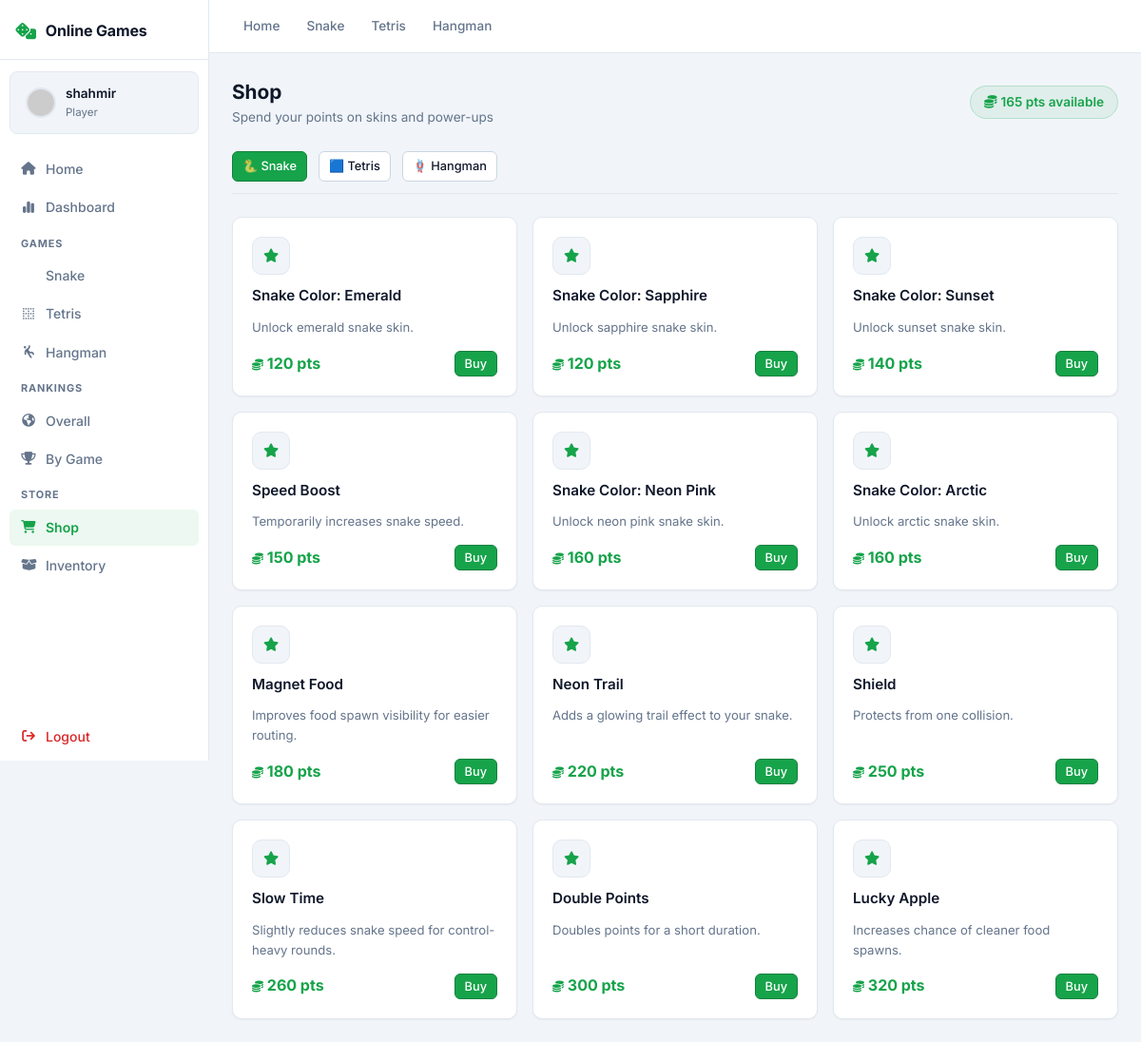
The app's page /shop/ (signed in) with its own data.
### tables this page shows
CREATE TABLE SHOP_ITEMS (
    id INTEGER PRIMARY KEY AUTOINCREMENT,
    item_name TEXT NOT NULL UNIQUE,
    description TEXT,
    price INTEGER NOT NULL CHECK (price >= 0),
    is_active INTEGER NOT NULL DEFAULT 1 CHECK (is_active IN (0, 1))
, game_type TEXT NOT NULL DEFAULT 'snake');

### routes/shop.py (the view)
@shop_bp.route("/")
@login_required
def shop_home():
    game_type = request.args.get("game", "snake")
    db = get_db()
    items = db.execute(
        "SELECT id, item_name, description, price FROM SHOP_ITEMS WHERE is_active = 1 AND game_type = ? ORDER BY price ASC",
        (game_type,)
    ).fetchall()
    balance = _user_balance(session["user_id"])
    return render_template("shop/index.html", items=items, balance=balance, current_game=game_type)

### app.py (called while the page is built)
def register_database(app: Flask) -> None:
    def get_db() -> sqlite3.Connection:
        if "db" not in g:
            g.db = sqlite3.connect(app.config["DATABASE"])
            g.db.row_factory = sqlite3.Row
        return g.db
    def close_db(_error=None) -> None:
        db = g.pop("db", None)
        if db is not None:
            db.close()
    def init_db() -> None:
        db = get_db()
        with app.open_resource("schema.sql") as schema_file:
            db.executescript(schema_file.read().decode("utf-8"))
        db.commit()
    app.teardown_appcontext(close_db)
    app.extensions["get_db"] = get_db
    app.extensions["init_db"] = init_db

### routes/auth.py (called while the page is built)
def login_required(view_func):
    @wraps(view_func)
    def wrapped_view(*args, **kwargs):
        if "user_id" not in session:
            flash("Please login first.", "warning")
            return redirect(url_for("auth.login"))
        return view_func(*args, **kwargs)
    return wrapped_view

### routes/shop.py (called while the page is built)
def get_db():
    return current_app.extensions["get_db"]()

def _user_total_points(user_id: int) -> int:
    db = get_db()
    row = db.execute(
        "SELECT COALESCE(SUM(score), 0) AS total_score FROM SCORES WHERE user_id = ?",
        (user_id,),
    ).fetchone()
    return row["total_score"] if row else 0

def _user_total_spent(user_id: int) -> int:
    db = get_db()
    row = db.execute(
        "SELECT COALESCE(SUM(amount_spent), 0) AS total_spent FROM TRANSACTIONS WHERE user_id = ?",
        (user_id,),
    ).fetchone()
    return row["total_spent"] if row else 0

def _user_balance(user_id: int) -> int:
    return _user_total_points(user_id) - _user_total_spent(user_id)

### templates/shop/index.html (shortened to what this page needs)
{% extends "base.html" %}
{% block content %}
<div style="display:flex; justify-content:space-between; align-items:center; margin-bottom:24px;">
    <div>
        <h2 style="font-size:1.3rem; font-weight:700;">Shop</h2>
        <p style="color:var(--text-muted); font-size:0.85rem; margin:0;">Spend your points on skins and power-ups</p>
    </div>
    <div class="badge badge-green" style="font-size:0.85rem; padding:6px 14px;">
        <i class="fa-solid fa-coins"></i> {{ balance }} pts available
    </div>
</div>
<div style="display:flex; gap:12px; margin-bottom:24px; border-bottom:1px solid var(--border-color); padding-bottom:12px;">
    <a href="{{ url_for('shop.shop_home', game='snake') }}" class="btn btn-sm {% if current_game == 'snake' %}btn-primary{% else %}btn-secondary{% endif %}">🐍 Snake</a>
    <a href="{{ url_for('shop.shop_home', game='tetris') }}" class="btn btn-sm {% if current_game == 'tetris' %}btn-primary{% else %}btn-secondary{% endif %}" >🟦 Tetris</a>
    <a href="{{ url_for('shop.shop_home', game='hangman') }}" class="btn btn-sm {% if current_game == 'hangman' %}btn-primary{% else %}btn-secondary{% endif %}" >🪢 Hangman</a>
</div>
<div class="shop-items-grid">
    {% for item in items %}
    <div class="shop-item-card">
        <div style="width:40px; height:40px; background:var(--bg-main); border:1px solid var(--border-color); border-radius:10px; display:flex; align-items:center; justify-content:center;">
            {% if current_game == 'snake' %}
                <i class="fa-solid fa-star" style="color:var(--accent-green);"></i>
            {% elif current_game == 'tetris' %}
                <i class="fa-solid fa-bolt" style="color:#7c3aed;"></i>
            {% elif current_game == 'hangman' %}
                <i class="fa-solid fa-lightbulb" style="color:var(--accent-amber);"></i>
            {% endif %}
        </div>
        <div class="item-name">{{ item.item_name }}</div>
        <div class="item-desc">{{ item.description or 'No description available.' }}</div>
        <div style="display:flex; align-items:center; justify-content:space-between; margin-top:4px;">
            <div class="item-price"><i class="fa-solid fa-coins" style="font-size:0.75em;"></i> {{ item.price }} pts</div>
            <form action="{{ url_for('shop.buy_item') }}" method="POST">
                <button type="submit" class="btn btn-primary btn-sm">Buy</button>
            </form>
        </div>
    </div>
    {% else %}
    <p style="color:var(--text-muted);">No items available for {{ current_game|capitalize }}.</p>
    {% endfor %}
</div>
{% endblock %}

### static/css/style.css (style rules this page uses)
:root { --bg-main: #f1f5f9; --bg-sidebar: #ffffff; --bg-card: #ffffff; --bg-card-hover: #f8fafc; --border-color: #e2e8f0; --border-light: #cbd5e1; --text-main: #0f172a; --text-muted: #64748b; --text-dark: #94a3b8; --accent-green: #16a34a; --accent-green-dark: #15803d; --accent-green-dim: rgba(22, 163, 74, 0.08); --accent-blue: #2563eb; --accent-blue-dim: rgba(37, 99, 235, 0.08); --accent-red: #dc2626; --accent-amber: #d97706; --font-body: 'Inter', -apple-system, BlinkMacSystemFont, sans-serif; --shadow-sm: 0 1px 2px 0 rgba(0,0,0,0.05); --shadow-md: 0 4px 6px -1px rgba(0,0,0,0.07), 0 2px 4px -2px rgba(0,0,0,0.05); }
* { box-sizing: border-box; margin: 0; padding: 0; }
body { font-family: var(--font-body); background-color: var(--bg-main); color: var(--text-main); min-height: 100vh; font-size: 0.9rem; line-height: 1.6; }
a { color: var(--accent-blue); text-decoration: none; }
.btn { display: inline-flex; align-items: center; justify-content: center; gap: 6px; padding: 8px 16px; border-radius: 6px; font-size: 0.875rem; font-weight: 500; cursor: pointer; border: 1px solid; transition: all 0.15s; font-family: var(--font-body); text-decoration: none; }
.btn-primary { background: var(--accent-green); color: #fff; border-color: var(--accent-green-dark); }
.btn-secondary { background: #fff; color: var(--text-main); border-color: var(--border-light); }
.btn-sm { padding: 5px 10px; font-size: 0.8rem; }
.shop-items-grid { display: grid; grid-template-columns: repeat(auto-fill, minmax(240px, 1fr)); gap: 16px; }
.shop-item-card { background: var(--bg-card); border: 1px solid var(--border-color); border-radius: 10px; padding: 20px; box-shadow: var(--shadow-sm); display: flex; flex-direction: column; gap: 10px; }
.shop-item-card .item-name { font-weight: 600; font-size: 0.95rem; }
.shop-item-card .item-desc { color: var(--text-muted); font-size: 0.82rem; flex: 1; }
.shop-item-card .item-price { font-weight: 700; color: var(--accent-green); font-size: 1rem; }
.badge { display: inline-flex; align-items: center; gap: 4px; padding: 3px 8px; border-radius: 20px; font-size: 0.72rem; font-weight: 600; border: 1px solid; }
.badge-green { background: var(--accent-green-dim); color: var(--accent-green); border-color: rgba(22,163,74,0.2); }

### records on screen
SHOP_ITEMS: item_name "Snake Color: Emerald", description "Unlock emerald snake skin.", price "120"
SHOP_ITEMS: item_name "Snake Color: Sapphire", description "Unlock sapphire snake skin.", price "120"
SHOP_ITEMS: item_name "Snake Color: Sunset", description "Unlock sunset snake skin.", price "140"
SHOP_ITEMS: item_name "Speed Boost", description "Temporarily increases snake speed.", price "150"
SHOP_ITEMS: item_name "Snake Color: Neon Pink", description "Unlock neon pink snake skin.", price "160"
SHOP_ITEMS: item_name "Snake Color: Arctic", description "Unlock arctic snake skin.", price "160"
SHOP_ITEMS: item_name "Magnet Food", description "Improves food spawn visibility for easier routing.", price "180"
SHOP_ITEMS: item_name "Neon Trail", description "Adds a glowing trail effect to your snake.", price "220"
SHOP_ITEMS: item_name "Shield", description "Protects from one collision.", price "250"
SHOP_ITEMS: item_name "Slow Time", description "Slightly reduces snake speed for control-heavy rounds.", price "260"
SHOP_ITEMS: item_name "Double Points", description "Doubles points for a short duration.", price "300"
SHOP_ITEMS: item_name "Lucky Apple", description "Increases chance of cleaner food spawns.", price "320"

### other values on screen
{{ session.get('username', 'Player') }} "shahmir"
{{ balance }} "165"
